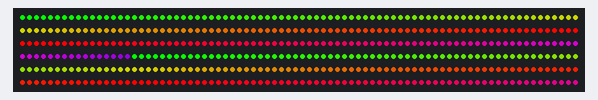
Simulated run of this sketch. Board: Arduino Uno, built with avr-gcc and run on an emulated ATmega328P. Parts: 480 RGB LEDs in strip order, left to right, continuing on the next row. Random numbers use the default seed unless the sketch sets one.

Above: at 0.21 s.
At 4.93 s:
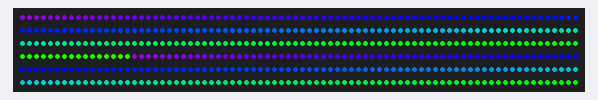
At 9.96 s:
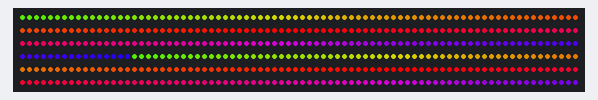
At 20.02 s:
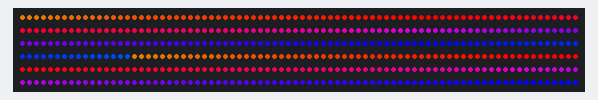
At 29.77 s:
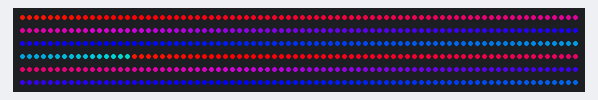
At 39.84 s:
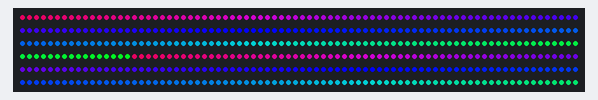

The sketch:

Lights.ino
```cpp
#include <Adafruit_NeoPixel.h>

// Parameter 1 = number of pixels in strip
// Parameter 2 = pin number (most are valid)
// Parameter 3 = pixel type flags, add together as needed:
// NEO_RGB Pixels are wired for RGB bitstream
// NEO_GRB Pixels are wired for GRB bitstream
// NEO_KHZ400 400 KHz bitstream (e.g. FLORA pixels)
// NEO_KHZ800 800 KHz bitstream (e.g. High Density LED strip)
Adafruit_NeoPixel strip = Adafruit_NeoPixel(2*240, 5, NEO_GRB + NEO_KHZ800);
const int waveNums = 10;
uint16_t wavelets[] = {0, 80, 160, 240, 320, 400,480,560,620,700};
int glowdir =1;
int intensity=0;
void glow(){
  for(uint16_t i=0; i<strip.numPixels(); i++) {
    strip.setPixelColor(i, intensity, 0,0);
  }
//  strip.show();
  delay(50);
}
void setup() {
  strip.begin();
  strip.show(); // Initialize all pixels to 'off'
}
int phase =0;
void crazy(){
  for(uint16_t i=0; i<strip.numPixels(); i++) {
    int purplepower = random(0,4);

    strip.setPixelColor(i, (purplepower*purplepower*purplepower)*intensity/50,0,random(0,50));
  }
  delay(55-intensity);
}
void updatePhase(){
  intensity+=glowdir;
  if (intensity>= 50){
    glowdir=-1;
  }
  if (intensity<=0){
    glowdir=1;
  }

}
int splotch=0;
const int splotchSize=50;
void boom(){
  if (intensity==0){
    splotch=random(splotchSize,strip.numPixels()-splotchSize);
  }
  for(uint16_t i=0; i<splotchSize; i++) {
    int pixel = (splotch-splotchSize/2)+i;
    strip.setPixelColor(pixel, intensity, 0,0);
  }
}
void loop() {
  rainbowCycle(1);
//  updatePhase();
//  glow();
//  waves();
//  crazy();
  //boom();
//  SpamWhite();
  strip.show();
  //colorWipe(strip.Color(200,50,0),20);
//  colorWipe(strip.Color(255,0,0),20);
}
const int waveSize=20;
const int waveHalf = 10;
int val;
void SpamWhite(){
      strip.setPixelColor(random(0,strip.numPixels()), 255,255,255);
  //    strip.setPixelColor(random(0,strip.numPixels()), 255,255,255);
 //     strip.setPixelColor(random(0,strip.numPixels()), 255,255,255);
 //     strip.setPixelColor(random(0,strip.numPixels()), 255,255,255);

}
void waves(){
  static int dir = 1;

  for(uint16_t i=0; i<strip.numPixels(); i++) {
    strip.setPixelColor(i, 0, 5,10);
  }
  for (int j=0;j<waveNums;j++){
    wavelets[j]++;
    if (wavelets[j]>strip.numPixels()){
       wavelets[j] = 0;
    }
    wave (wavelets[j]);
  }
      strip.setPixelColor(random(0,strip.numPixels()), 255,255,255);
      strip.setPixelColor(random(0,strip.numPixels()), 255,255,255);
      strip.setPixelColor(random(0,strip.numPixels()), 255,255,255);
      strip.setPixelColor(random(0,strip.numPixels()), 255,255,255);
  //val = analogRead(0);
  strip.setPixelColor(2, val,val,val);
 // pulse();
  strip.show();
  delay(50);

}
int isPulsing = -1;
int pulseTime = 0;
void pulse(){
  if (isPulsing==-1){
    //if (random(0,50==0)){
      isPulsing =random(0,strip.numPixels());
   // }
  }else{
    int i=isPulsing;
    for( ; i<isPulsing+30; i++) {
      if (i>=strip.numPixels()) break;
      strip.setPixelColor(i, 0, 125,0);
    }
  }
  pulseTime++;
  if (pulseTime>50){
     pulseTime=0;
    isPulsing=-1;
  }
}
void wave(uint16_t pos){
  const int waveStrength=2;
  int i=pos;
  for( ; i<pos+waveHalf; i++) {
    int offset = (i-pos)*waveStrength;
    if (i>=strip.numPixels()) return;
        strip.setPixelColor(i, 0, 10+offset,5+offset);
  }
  int peak = (i-pos)*waveStrength;

  for(; i<pos+waveSize; i++) {
    int offset = (pos+waveHalf-i)*waveStrength;
    if (i>=strip.numPixels()) return;
        strip.setPixelColor(i, 0,10+peak-offset,5+peak-offset);
  }

}
// Fill the dots one after the other with a color
void colorWipe(uint32_t c, uint8_t wait) {
  for(uint16_t i=0; i<strip.numPixels(); i++) {
      strip.setPixelColor(i, c);
      strip.show();
      delay(wait);
  }
}

void rainbow(uint8_t wait) {
  uint16_t i, j;

  for(j=0; j<256; j++) {
    for(i=0; i<strip.numPixels(); i++) {
      strip.setPixelColor(i, Wheel((i+j) & 255));
    }
    strip.show();
    delay(wait);
  }
}

// Slightly different, this makes the rainbow equally distributed throughout
void rainbowCycle(uint8_t wait) {
  uint16_t i, j;

  for(j=0; j<256*5; j++) { // 5 cycles of all colors on wheel
    for(i=0; i< strip.numPixels(); i++) {
      strip.setPixelColor(i, Wheel(((i * 256 / strip.numPixels()) + j) & 255));
    }
    strip.show();
    delay(wait);
  }
}

// Input a value 0 to 255 to get a color value.
// The colours are a transition r - g - b - back to r.
uint32_t Wheel(byte WheelPos) {
  if(WheelPos < 85) {
   return strip.Color(WheelPos * 3, 255 - WheelPos * 3, 0);
  } else if(WheelPos < 170) {
   WheelPos -= 85;
   return strip.Color(255 - WheelPos * 3, 0, WheelPos * 3);
  } else {
   WheelPos -= 170;
   return strip.Color(0, WheelPos * 3, 255 - WheelPos * 3);
  }
}
```
